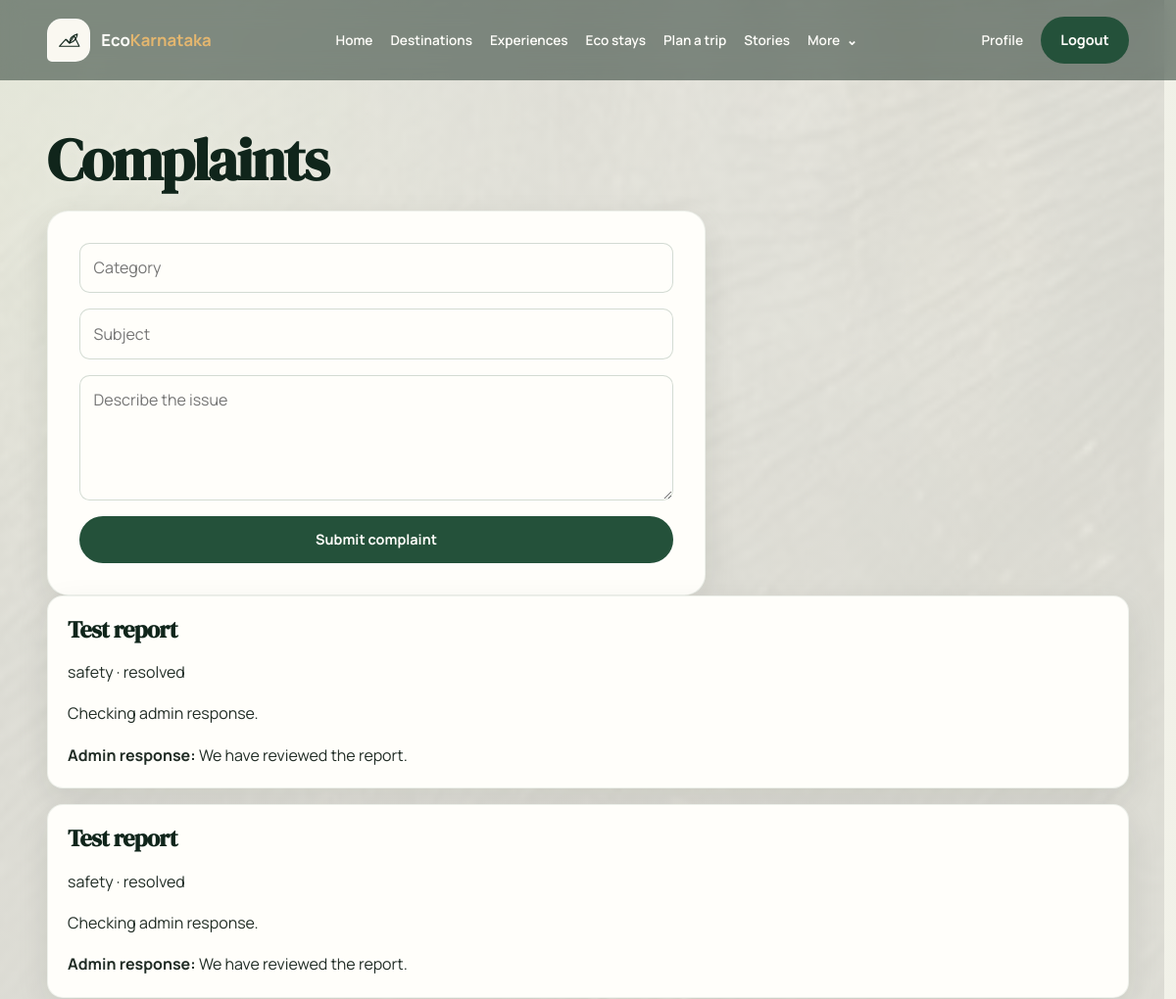
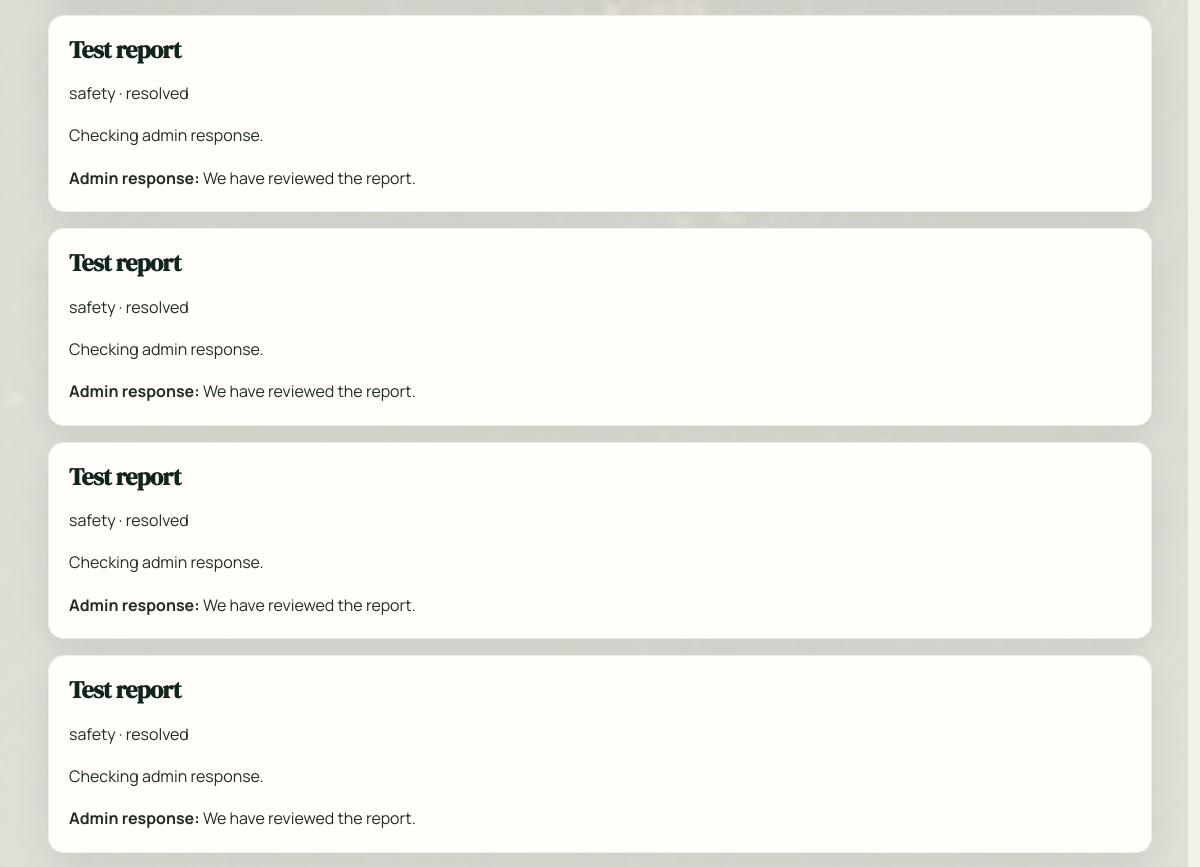
The app's page /complaints (signed in, upper part), older data (2 pictures, top to bottom).
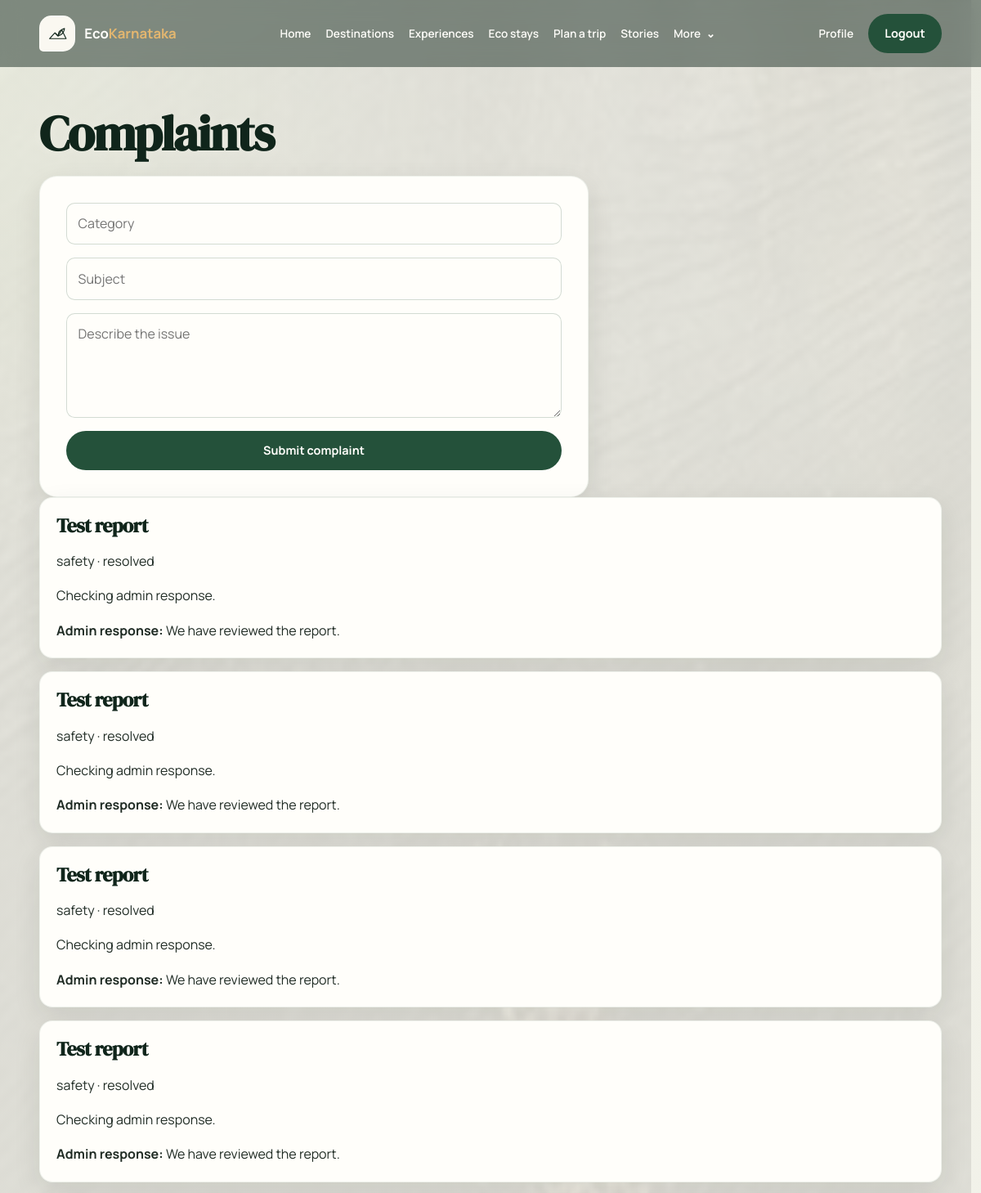
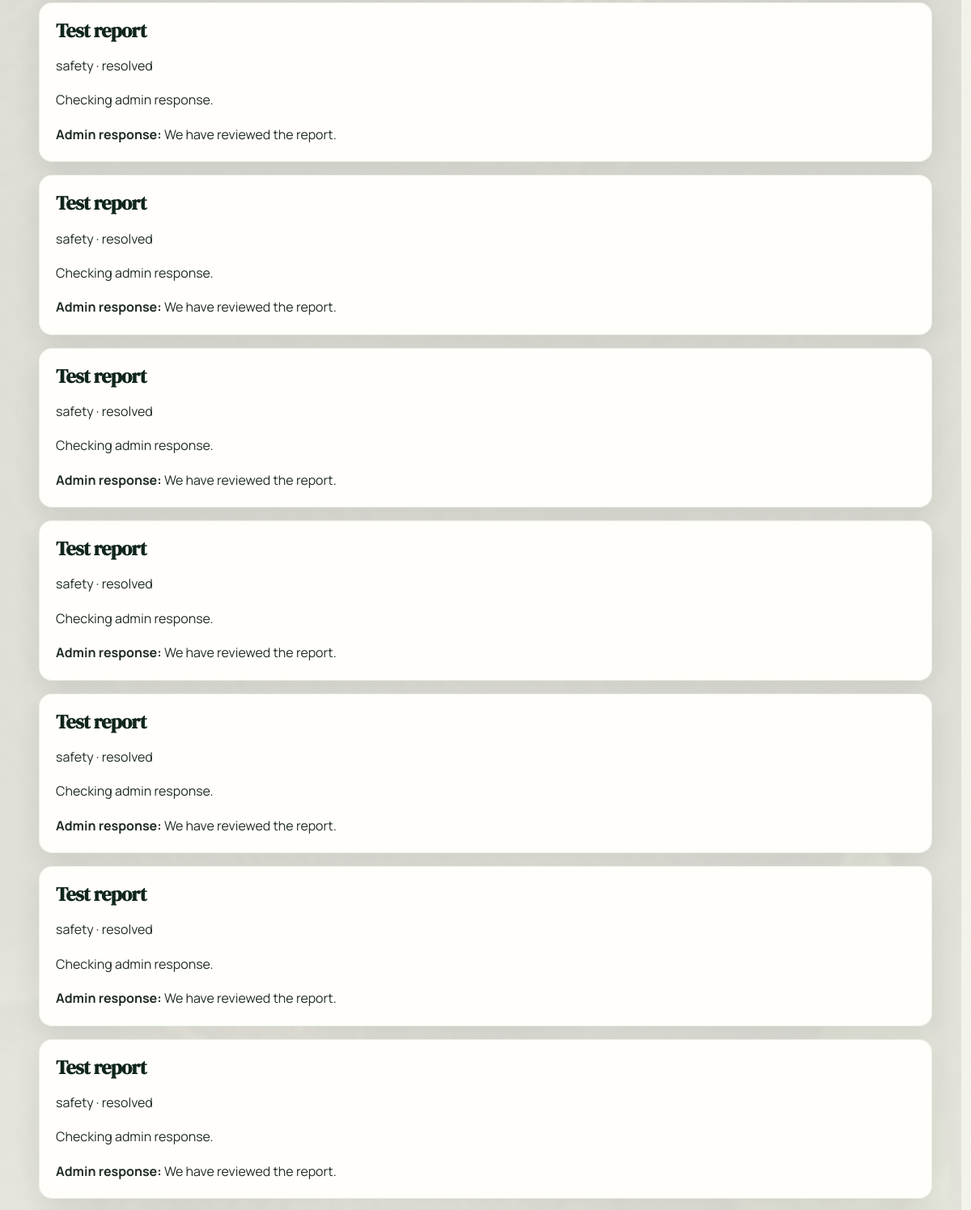
The same page, newer data (2 pictures, top to bottom).
### app/models.py (models this page shows)
class Complaint(SQLModel, table=True):
    id: Optional[int] = Field(default=None, primary_key=True)
    user_id: int = Field(foreign_key="user.id")
    place_id: Optional[int] = Field(default=None, foreign_key="place.id")
    category: str
    subject: str
    description: str
    status: str = "open"
    admin_response: Optional[str] = None
    created_at: datetime = Field(default_factory=datetime.utcnow)

### app/routers/complaints.py (the view)
@router.get("/complaints")
def complaints_page(request: Request, db: Session = Depends(get_db)):
    user = get_current_user_optional(request, db)
    if user and user.role == "admin":
        complaints = db.exec(select(Complaint).order_by(Complaint.created_at.desc())).all()
    elif user:
        complaints = db.exec(select(Complaint).where(Complaint.user_id == user.id).order_by(Complaint.created_at.desc())).all()
    else:
        complaints = []
    return request.app.state.templates.TemplateResponse("complaints.html", {"request": request, "user": user, "complaints": complaints})

### app/templates/complaints.html (shortened to what this page needs)
{% extends "base.html" %}
{% block content %}
<h1>Complaints</h1>
{% if user %}
  <form class="stack-form" action="/complaints" method="post">
    <input type="text" name="category" placeholder="Category" required>
    <input type="text" name="subject" placeholder="Subject" required>
    <textarea name="description" placeholder="Describe the issue" required></textarea>
    <button type="submit">Submit complaint</button>
  </form>
{% else %}
  <p class="empty-state">Please <a href="/login">log in</a> to file and track a complaint.</p>
{% endif %}
{% for complaint in complaints %}
  <article class="review-item">
    <h3>{{ complaint.subject }}</h3>
    <p>{{ complaint.category }} · {{ complaint.status }}</p>
    <p>{{ complaint.description }}</p>
    {% if complaint.admin_response %}
      <p><strong>Admin response:</strong> {{ complaint.admin_response }}</p>
    {% endif %}
  </article>
{% endfor %}
{% endblock %}

Row changes from the older to the newer data that the page shows:
added Complaint: subject "Test report", category "safety", status "resolved", description "Checking admin response.", admin_response "We have reviewed the report."
added Complaint: subject "Test report", category "safety", status "resolved", description "Checking admin response.", admin_response "We have reviewed the report."
added Complaint: subject "Test report", category "safety", status "resolved", description "Checking admin response.", admin_response "We have reviewed the report."
added Complaint: subject "Test report", category "safety", status "resolved", description "Checking admin response.", admin_response "We have reviewed the report."
added Complaint: subject "Test report", category "safety", status "resolved", description "Checking admin response.", admin_response "We have reviewed the report."
